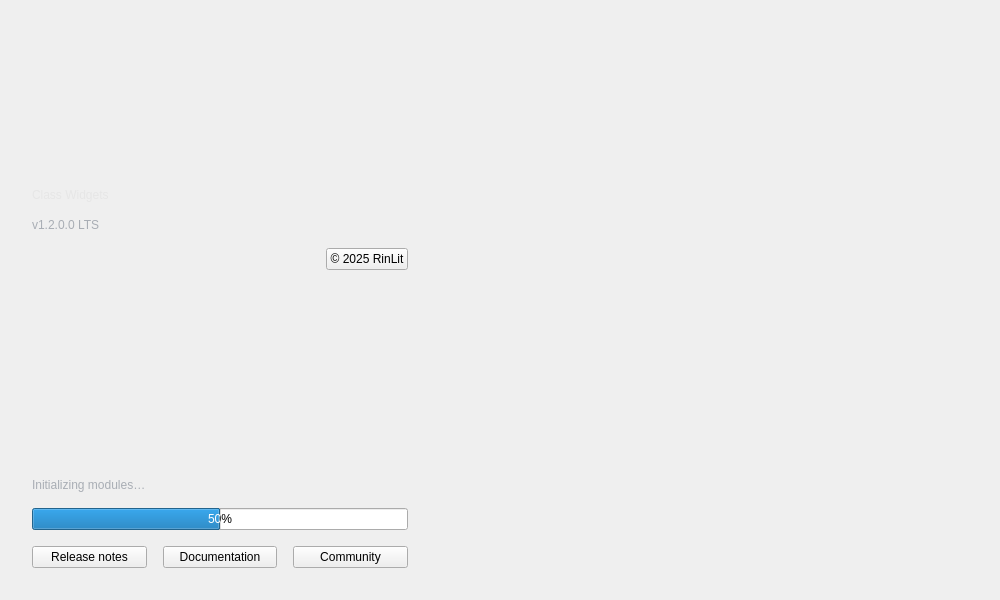
<?xml version="1.0" encoding="UTF-8"?>
<ui version="4.0">
 <class>SplashWelcomePage</class>
 <widget class="QWidget" name="SplashWelcomePage">
  <property name="geometry">
   <rect>
    <x>0</x>
    <y>0</y>
    <width>1000</width>
    <height>600</height>
   </rect>
  </property>
  <property name="minimumSize">
   <size>
    <width>960</width>
    <height>600</height>
   </size>
  </property>
  <property name="windowTitle">
   <string>Welcome</string>
  </property>
  <property name="autoFillBackground">
   <bool>false</bool>
  </property>
  <property name="styleSheet">
   <string notr="true">
/* 使用QFluentWidgets主题变量 */
QWidget#SplashWelcomePage {
    background: var(--backgroundColor);
    background-image: url(&quot;./img/splash_right.svg&quot;);
    background-repeat: no-repeat;
    background-position: center right;
}
#leftPanel {
    background: var(--backgroundColorGradient);
    border: none;
}
#card {
    background: var(--cardBackgroundColor);
    border: 1px solid var(--cardBorderColor);
    border-radius: 10px;
}
  </string>
  </property>
  <layout class="QHBoxLayout" name="horizontalLayout">
   <property name="spacing">
    <number>0</number>
   </property>
   <property name="leftMargin">
    <number>0</number>
   </property>
   <property name="topMargin">
    <number>0</number>
   </property>
   <property name="rightMargin">
    <number>0</number>
   </property>
   <property name="bottomMargin">
    <number>0</number>
   </property>
   <item>
    <widget class="QFrame" name="leftPanel">
     <property name="minimumSize">
      <size>
       <width>360</width>
       <height>0</height>
      </size>
     </property>
     <property name="maximumSize">
      <size>
       <width>440</width>
       <height>16777215</height>
      </size>
     </property>
     <property name="frameShape">
      <enum>QFrame::NoFrame</enum>
     </property>
     <layout class="QVBoxLayout" name="verticalLayoutLeft">
      <property name="spacing">
       <number>16</number>
      </property>
      <property name="leftMargin">
       <number>32</number>
      </property>
      <property name="topMargin">
       <number>40</number>
      </property>
      <property name="rightMargin">
       <number>32</number>
      </property>
      <property name="bottomMargin">
       <number>32</number>
      </property>
      <item>
       <widget class="QFrame" name="logoBadge">
        <property name="minimumSize">
         <size>
          <width>132</width>
          <height>132</height>
         </size>
        </property>
        <property name="maximumSize">
         <size>
          <width>132</width>
          <height>132</height>
         </size>
        </property>
        <property name="font">
         <font>
          <italic>false</italic>
          <bold>false</bold>
         </font>
        </property>
        <property name="focusPolicy">
         <enum>Qt::NoFocus</enum>
        </property>
        <property name="frameShape">
         <enum>QFrame::NoFrame</enum>
        </property>
        <layout class="QVBoxLayout" name="logoLayout">
         <property name="leftMargin">
          <number>0</number>
         </property>
         <property name="topMargin">
          <number>0</number>
         </property>
         <property name="rightMargin">
          <number>0</number>
         </property>
         <property name="bottomMargin">
          <number>0</number>
         </property>
         <item>
          <widget class="QLabel" name="appInitials">
           <property name="minimumSize">
            <size>
             <width>128</width>
             <height>128</height>
            </size>
           </property>
           <property name="maximumSize">
            <size>
             <width>128</width>
             <height>128</height>
            </size>
           </property>
           <property name="font">
            <font>
             <pointsize>36</pointsize>
             <bold>true</bold>
            </font>
           </property>
           <property name="text">
            <string/>
           </property>
           <property name="pixmap">
            <pixmap>../img/logo/favicon.ico</pixmap>
           </property>
           <property name="scaledContents">
            <bool>true</bool>
           </property>
           <property name="alignment">
            <set>Qt::AlignCenter</set>
           </property>
          </widget>
         </item>
        </layout>
       </widget>
      </item>
      <item>
       <widget class="LargeTitleLabel" name="appName">
        <property name="styleSheet">
         <string notr="true">color: #e6e6e6;</string>
        </property>
        <property name="text">
         <string>Class Widgets</string>
        </property>
       </widget>
      </item>
      <item>
       <widget class="BodyLabel" name="versionLabel">
        <property name="styleSheet">
         <string notr="true">color: #a8adb4;</string>
        </property>
        <property name="text">
         <string>v1.2.0.0 LTS</string>
        </property>
       </widget>
      </item>
      <item>
       <layout class="QHBoxLayout" name="horizontalLayout_3">
        <item>
         <spacer name="horizontalSpacer">
          <property name="orientation">
           <enum>Qt::Horizontal</enum>
          </property>
          <property name="sizeHint" stdset="0">
           <size>
            <width>40</width>
            <height>20</height>
           </size>
          </property>
         </spacer>
        </item>
        <item>
         <widget class="HyperlinkLabel" name="copyright">
          <property name="styleSheet">
           <string notr="true">HyperlinkLabel {
    color: #e6e6e6;
    border: none;
    background-color: transparent;
    padding: 0;
    margin: 0;
}
</string>
          </property>
          <property name="text">
           <string>© 2025 RinLit</string>
          </property>
          <property name="underlineVisible">
           <bool>false</bool>
          </property>
          <property name="underline" stdset="0">
           <bool>false</bool>
          </property>
         </widget>
        </item>
       </layout>
      </item>
      <item>
       <spacer name="leftVSpacer">
        <property name="orientation">
         <enum>Qt::Vertical</enum>
        </property>
        <property name="sizeType">
         <enum>QSizePolicy::Expanding</enum>
        </property>
        <property name="sizeHint" stdset="0">
         <size>
          <width>20</width>
          <height>40</height>
         </size>
        </property>
       </spacer>
      </item>
      <item>
       <widget class="BodyLabel" name="statusLabel">
        <property name="styleSheet">
         <string notr="true">color: #a8adb4;</string>
        </property>
        <property name="text">
         <string>Initializing modules…</string>
        </property>
       </widget>
      </item>
      <item>
       <widget class="ProgressBar" name="statusBar">
        <property name="value">
         <number>50</number>
        </property>
       </widget>
      </item>
      <item>
       <layout class="QHBoxLayout" name="horizontalLayout_2">
        <item>
         <widget class="HyperlinkButton" name="btnChangelog">
          <property name="text">
           <string>Release notes</string>
          </property>
          <property name="url">
           <url>
            <string>https://github.com/Class-Widgets/Class-Widgets/releases</string>
           </url>
          </property>
         </widget>
        </item>
        <item>
         <widget class="HyperlinkButton" name="btnDocs">
          <property name="styleSheet">
           <string notr="true">PushButton, ToolButton, ToggleButton, ToggleToolButton {
    color: black;
    background: rgba(255, 255, 255, 0.7);
    border: 1px solid rgba(0, 0, 0, 0.073);
    border-bottom: 1px solid rgba(0, 0, 0, 0.183);
    border-radius: 5px;
    /* font: 14px 'Segoe UI', 'Microsoft YaHei'; */
    padding: 5px 12px 6px 12px;
    outline: none;
}

ToolButton {
    padding: 5px 9px 6px 8px;
}

PushButton[hasIcon=false] {
    padding: 5px 12px 6px 12px;
}

PushButton[hasIcon=true] {
    padding: 5px 12px 6px 36px;
}

DropDownToolButton, PrimaryDropDownToolButton {
    padding: 5px 31px 6px 8px;
}

DropDownPushButton[hasIcon=false],
PrimaryDropDownPushButton[hasIcon=false] {
    padding: 5px 31px 6px 12px;
}

DropDownPushButton[hasIcon=true],
PrimaryDropDownPushButton[hasIcon=true] {
    padding: 5px 31px 6px 36px;
}

PushButton:hover, ToolButton:hover, ToggleButton:hover, ToggleToolButton:hover {
    background: rgba(249, 249, 249, 0.5);
}

PushButton:pressed, ToolButton:pressed, ToggleButton:pressed, ToggleToolButton:pressed {
    color: rgba(0, 0, 0, 0.63);
    background: rgba(249, 249, 249, 0.3);
    border-bottom: 1px solid rgba(0, 0, 0, 0.073);
}

PushButton:disabled, ToolButton:disabled, ToggleButton:disabled, ToggleToolButton:disabled {
    color: rgba(0, 0, 0, 0.36);
    background: rgba(249, 249, 249, 0.3);
    border: 1px solid rgba(0, 0, 0, 0.06);
    border-bottom: 1px solid rgba(0, 0, 0, 0.06);
}


PrimaryPushButton,
PrimaryToolButton,
ToggleButton:checked,
ToggleToolButton:checked {
    color: white;
    background-color: #009faa;
    border: 1px solid #00a7b3;
    border-bottom: 1px solid #007780;
}

PrimaryPushButton:hover,
PrimaryToolButton:hover,
ToggleButton:checked:hover,
ToggleToolButton:checked:hover {
    background-color: #00a7b3;
    border: 1px solid #2daab3;
    border-bottom: 1px solid #007780;
}

PrimaryPushButton:pressed,
PrimaryToolButton:pressed,
ToggleButton:checked:pressed,
ToggleToolButton:checked:pressed {
    color: rgba(255, 255, 255, 0.63);
    background-color: #3eabb3;
    border: 1px solid #3eabb3;
}

PrimaryPushButton:disabled,
PrimaryToolButton:disabled,
ToggleButton:checked:disabled,
ToggleToolButton:checked:disabled {
    color: rgba(255, 255, 255, 0.9);
    background-color: rgb(205, 205, 205);
    border: 1px solid rgb(205, 205, 205);
}

SplitDropButton,
PrimarySplitDropButton {
    border-left: none;
    border-top-left-radius: 0;
    border-bottom-left-radius: 0;
}

#splitPushButton,
#splitToolButton,
#primarySplitPushButton,
#primarySplitToolButton {
    border-top-right-radius: 0;
    border-bottom-right-radius: 0;
}

#splitPushButton:pressed,
#splitToolButton:pressed,
SplitDropButton:pressed {
    border-bottom: 1px solid rgba(0, 0, 0, 0.183);
}

PrimarySplitDropButton:pressed {
    border-bottom: 1px solid #007780;
}

#primarySplitPushButton, #primarySplitToolButton {
    border-right: 1px solid #3eabb3;
}

#primarySplitPushButton:pressed, #primarySplitToolButton:pressed {
    border-bottom: 1px solid #007780;
}

HyperlinkButton {
    /* font: 14px 'Segoe UI', 'Microsoft YaHei'; */
    padding: 6px 12px 6px 12px;
    color: #009faa;
    border: none;
    border-radius: 6px;
    background-color: transparent;
}

HyperlinkButton[hasIcon=false] {
    padding: 6px 12px 6px 12px;
}

HyperlinkButton[hasIcon=true] {
    padding: 6px 12px 6px 36px;
}

HyperlinkButton:hover {
    color: #009faa;
    background-color: rgba(0, 0, 0, 10);
    border: none;
}

HyperlinkButton:pressed {
    color: #009faa;
    background-color: rgba(0, 0, 0, 6);
    border: none;
}

HyperlinkButton:disabled {
    color: rgba(0, 0, 0, 0.43);
    background-color: transparent;
    border: none;
}


RadioButton {
    min-height: 24px;
    max-height: 24px;
    background-color: transparent;
    font: 14px 'Segoe UI', 'Microsoft YaHei', 'PingFang SC';
    color: black;
}

RadioButton::indicator {
    width: 18px;
    height: 18px;
    border-radius: 11px;
    border: 2px solid #999999;
    background-color: rgba(0, 0, 0, 5);
    margin-right: 4px;
}

RadioButton::indicator:hover {
    background-color: rgba(0, 0, 0, 0);
}

RadioButton::indicator:pressed {
    border: 2px solid #bbbbbb;
    background-color: qradialgradient(spread:pad, cx:0.5, cy:0.5, radius:0.5, fx:0.5, fy:0.5,
            stop:0 rgb(255, 255, 255),
            stop:0.5 rgb(255, 255, 255),
            stop:0.6 rgb(225, 224, 223),
            stop:1 rgb(225, 224, 223));
}

RadioButton::indicator:checked {
    height: 22px;
    width: 22px;
    border: none;
    border-radius: 11px;
    background-color: qradialgradient(spread:pad, cx:0.5, cy:0.5, radius:0.5, fx:0.5, fy:0.5,
            stop:0 rgb(255, 255, 255),
            stop:0.5 rgb(255, 255, 255),
            stop:0.6 #009faa,
            stop:1 #009faa);
}

RadioButton::indicator:checked:hover {
    background-color: qradialgradient(spread:pad, cx:0.5, cy:0.5, radius:0.5, fx:0.5, fy:0.5,
            stop:0 rgb(255, 255, 255),
            stop:0.6 rgb(255, 255, 255),
            stop:0.7 #009faa,
            stop:1 #009faa);
}

RadioButton::indicator:checked:pressed {
    background-color: qradialgradient(spread:pad, cx:0.5, cy:0.5, radius:0.5, fx:0.5, fy:0.5,
            stop:0 rgb(255, 255, 255),
            stop:0.5 rgb(255, 255, 255),
            stop:0.6 #009faa,
            stop:1 #009faa);
}

RadioButton:disabled {
    color: rgba(0, 0, 0, 110);
}

RadioButton::indicator:disabled {
    border: 2px solid #bbbbbb;
    background-color: transparent;
}

RadioButton::indicator:disabled:checked {
    border: none;
    background-color: qradialgradient(spread:pad, cx:0.5, cy:0.5, radius:0.5, fx:0.5, fy:0.5,
            stop:0 rgb(255, 255, 255),
            stop:0.5 rgb(255, 255, 255),
            stop:0.6 rgba(0, 0, 0, 0.2169),
            stop:1 rgba(0, 0, 0, 0.2169));
}

TransparentToolButton,
TransparentToggleToolButton,
TransparentDropDownToolButton,
TransparentPushButton,
TransparentDropDownPushButton,
TransparentTogglePushButton {
    background-color: transparent;
    border: none;
    border-radius: 5px;
    margin: 0;
}

TransparentToolButton:hover,
TransparentToggleToolButton:hover,
TransparentDropDownToolButton:hover,
TransparentPushButton:hover,
TransparentDropDownPushButton:hover,
TransparentTogglePushButton:hover {
    background-color: rgba(0, 0, 0, 9);
    border: none;
}

TransparentToolButton:pressed,
TransparentToggleToolButton:pressed,
TransparentDropDownToolButton:pressed,
TransparentPushButton:pressed,
TransparentDropDownPushButton:pressed,
TransparentTogglePushButton:pressed {
    background-color: rgba(0, 0, 0, 6);
    border: none;
}

TransparentToolButton:disabled,
TransparentToggleToolButton:disabled,
TransparentDropDownToolButton:disabled,
TransparentPushButton:disabled,
TransparentDropDownPushButton:disabled,
TransparentTogglePushButton:disabled {
    background-color: transparent;
    border: none;
}


PillPushButton,
PillPushButton:hover,
PillPushButton:pressed,
PillPushButton:disabled,
PillPushButton:checked,
PillPushButton:checked:hover,
PillPushButton:checked:pressed,
PillPushButton:disabled:checked,
PillToolButton,
PillToolButton:hover,
PillToolButton:pressed,
PillToolButton:disabled,
PillToolButton:checked,
PillToolButton:checked:hover,
PillToolButton:checked:pressed,
PillToolButton:disabled:checked {
    background-color: transparent;
    border: none;
}

border-image: none
</string>
          </property>
          <property name="text">
           <string>Documentation</string>
          </property>
          <property name="url">
           <url>
            <string>https://www.yuque.com/rinlit/class-widgets_help/gs3gsbms1iivgibm</string>
           </url>
          </property>
         </widget>
        </item>
        <item>
         <widget class="HyperlinkButton" name="btnCommunity">
          <property name="text">
           <string>Community</string>
          </property>
          <property name="url">
           <url>
            <string>https://github.com/Class-Widgets/Class-Widgets</string>
           </url>
          </property>
         </widget>
        </item>
       </layout>
      </item>
     </layout>
    </widget>
   </item>
   <item>
    <widget class="QWidget" name="rightPanel" native="true">
     <property name="styleSheet">
      <string notr="true"/>
     </property>
     <layout class="QVBoxLayout" name="verticalLayoutRight">
      <property name="spacing">
       <number>18</number>
      </property>
      <property name="leftMargin">
       <number>28</number>
      </property>
      <property name="topMargin">
       <number>28</number>
      </property>
      <property name="rightMargin">
       <number>28</number>
      </property>
      <property name="bottomMargin">
       <number>28</number>
      </property>
      <item>
       <spacer name="verticalSpacer">
        <property name="orientation">
         <enum>Qt::Vertical</enum>
        </property>
        <property name="sizeHint" stdset="0">
         <size>
          <width>20</width>
          <height>40</height>
         </size>
        </property>
       </spacer>
      </item>
     </layout>
    </widget>
   </item>
  </layout>
 </widget>
 <customwidgets>
  <customwidget>
   <class>HyperlinkButton</class>
   <extends>PushButton</extends>
   <header>qfluentwidgets</header>
  </customwidget>
  <customwidget>
   <class>PushButton</class>
   <extends>QPushButton</extends>
   <header>qfluentwidgets</header>
  </customwidget>
  <customwidget>
   <class>BodyLabel</class>
   <extends>QLabel</extends>
   <header>qfluentwidgets</header>
  </customwidget>
  <customwidget>
   <class>LargeTitleLabel</class>
   <extends>QLabel</extends>
   <header>qfluentwidgets</header>
  </customwidget>
  <customwidget>
   <class>HyperlinkLabel</class>
   <extends>QPushButton</extends>
   <header>qfluentwidgets</header>
  </customwidget>
  <customwidget>
   <class>ProgressBar</class>
   <extends>QProgressBar</extends>
   <header>qfluentwidgets</header>
  </customwidget>
 </customwidgets>
 <resources/>
 <connections/>
</ui>
